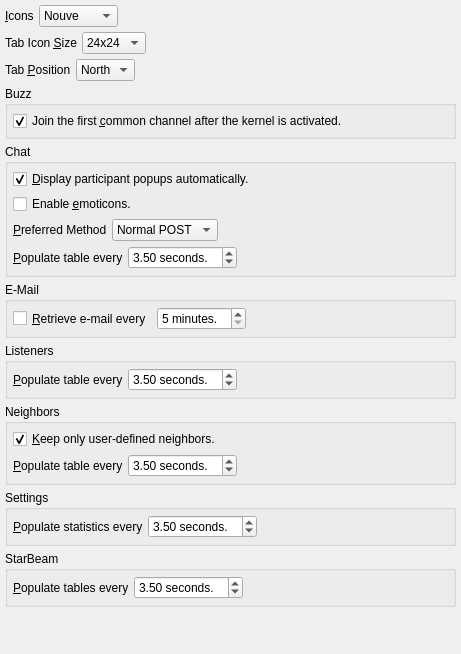
          <widget class="QWidget" name="scrollAreaWidgetContents_2">
           <property name="geometry">
            <rect>
             <x>0</x>
             <y>0</y>
             <width>461</width>
             <height>654</height>
            </rect>
           </property>
           <layout class="QVBoxLayout" name="verticalLayout_9">
            <property name="spacing">
             <number>5</number>
            </property>
            <property name="margin">
             <number>5</number>
            </property>
            <item>
             <layout class="QHBoxLayout" name="horizontalLayout_2">
              <property name="spacing">
               <number>5</number>
              </property>
              <item>
               <widget class="QLabel" name="label">
                <property name="text">
                 <string>&amp;Icons</string>
                </property>
                <property name="buddy">
                 <cstring>icons</cstring>
                </property>
               </widget>
              </item>
              <item>
               <widget class="QComboBox" name="icons">
                <property name="currentIndex">
                 <number>1</number>
                </property>
                <property name="sizeAdjustPolicy">
                 <enum>QComboBox::AdjustToContents</enum>
                </property>
                <item>
                 <property name="text">
                  <string>Everaldo</string>
                 </property>
                </item>
                <item>
                 <property name="text">
                  <string>Nouve</string>
                 </property>
                </item>
                <item>
                 <property name="text">
                  <string>Nuvola</string>
                 </property>
                </item>
               </widget>
              </item>
              <item>
               <spacer name="horizontalSpacer_2">
                <property name="orientation">
                 <enum>Qt::Horizontal</enum>
                </property>
                <property name="sizeHint" stdset="0">
                 <size>
                  <width>40</width>
                  <height>20</height>
                 </size>
                </property>
               </spacer>
              </item>
             </layout>
            </item>
            <item>
             <layout class="QHBoxLayout" name="horizontalLayout_4">
              <property name="spacing">
               <number>5</number>
              </property>
              <item>
               <widget class="QLabel" name="label_3">
                <property name="text">
                 <string>Tab Icon &amp;Size</string>
                </property>
                <property name="buddy">
                 <cstring>icons</cstring>
                </property>
               </widget>
              </item>
              <item>
               <widget class="QComboBox" name="iconsize">
                <property name="currentIndex">
                 <number>1</number>
                </property>
                <property name="sizeAdjustPolicy">
                 <enum>QComboBox::AdjustToContents</enum>
                </property>
                <item>
                 <property name="text">
                  <string>16x16</string>
                 </property>
                </item>
                <item>
                 <property name="text">
                  <string>24x24</string>
                 </property>
                </item>
                <item>
                 <property name="text">
                  <string>32x32</string>
                 </property>
                </item>
                <item>
                 <property name="text">
                  <string>64x64</string>
                 </property>
                </item>
               </widget>
              </item>
              <item>
               <spacer name="horizontalSpacer_4">
                <property name="orientation">
                 <enum>Qt::Horizontal</enum>
                </property>
                <property name="sizeHint" stdset="0">
                 <size>
                  <width>40</width>
                  <height>20</height>
                 </size>
                </property>
               </spacer>
              </item>
             </layout>
            </item>
            <item>
             <layout class="QHBoxLayout" name="horizontalLayout_3">
              <property name="spacing">
               <number>5</number>
              </property>
              <item>
               <widget class="QLabel" name="label_2">
                <property name="text">
                 <string>Tab &amp;Position</string>
                </property>
                <property name="buddy">
                 <cstring>icons</cstring>
                </property>
               </widget>
              </item>
              <item>
               <widget class="QComboBox" name="position">
                <property name="currentIndex">
                 <number>1</number>
                </property>
                <property name="sizeAdjustPolicy">
                 <enum>QComboBox::AdjustToContents</enum>
                </property>
                <item>
                 <property name="text">
                  <string>East</string>
                 </property>
                </item>
                <item>
                 <property name="text">
                  <string>North</string>
                 </property>
                </item>
                <item>
                 <property name="text">
                  <string>West</string>
                 </property>
                </item>
               </widget>
              </item>
              <item>
               <spacer name="horizontalSpacer_3">
                <property name="orientation">
                 <enum>Qt::Horizontal</enum>
                </property>
                <property name="sizeHint" stdset="0">
                 <size>
                  <width>40</width>
                  <height>20</height>
                 </size>
                </property>
               </spacer>
              </item>
             </layout>
            </item>
            <item>
             <widget class="QGroupBox" name="groupBox">
              <property name="title">
               <string>Buzz</string>
              </property>
              <layout class="QVBoxLayout" name="verticalLayout_2">
               <property name="spacing">
                <number>5</number>
               </property>
               <property name="margin">
                <number>5</number>
               </property>
               <item>
                <widget class="QCheckBox" name="buzzAutoJoin">
                 <property name="sizePolicy">
                  <sizepolicy hsizetype="Minimum" vsizetype="Preferred">
                   <horstretch>0</horstretch>
                   <verstretch>0</verstretch>
                  </sizepolicy>
                 </property>
                 <property name="text">
                  <string>Join the first &amp;common channel after the kernel is activated.</string>
                 </property>
                 <property name="checked">
                  <bool>true</bool>
                 </property>
                </widget>
               </item>
              </layout>
             </widget>
            </item>
            <item>
             <widget class="QGroupBox" name="groupBox_2">
              <property name="title">
               <string>Chat</string>
              </property>
              <layout class="QVBoxLayout" name="verticalLayout_4">
               <property name="spacing">
                <number>5</number>
               </property>
               <property name="margin">
                <number>5</number>
               </property>
               <item>
                <widget class="QCheckBox" name="displayPopups">
                 <property name="text">
                  <string>&amp;Display participant popups automatically.</string>
                 </property>
                 <property name="checked">
                  <bool>true</bool>
                 </property>
                </widget>
               </item>
               <item>
                <widget class="QCheckBox" name="enableChatEmoticons">
                 <property name="text">
                  <string>Enable &amp;emoticons.</string>
                 </property>
                </widget>
               </item>
               <item>
                <layout class="QHBoxLayout" name="horizontalLayout_5">
                 <property name="spacing">
                  <number>5</number>
                 </property>
                 <item>
                  <widget class="QLabel" name="label_9">
                   <property name="text">
                    <string>&amp;Preferred Method</string>
                   </property>
                   <property name="buddy">
                    <cstring>chatSendMethod</cstring>
                   </property>
                  </widget>
                 </item>
                 <item>
                  <widget class="QComboBox" name="chatSendMethod">
                   <property name="sizePolicy">
                    <sizepolicy hsizetype="Preferred" vsizetype="Fixed">
                     <horstretch>0</horstretch>
                     <verstretch>0</verstretch>
                    </sizepolicy>
                   </property>
                   <property name="sizeAdjustPolicy">
                    <enum>QComboBox::AdjustToContents</enum>
                   </property>
                   <item>
                    <property name="text">
                     <string>Normal POST</string>
                    </property>
                   </item>
                   <item>
                    <property name="text">
                     <string>Artificial GET</string>
                    </property>
                   </item>
                  </widget>
                 </item>
                 <item>
                  <spacer name="horizontalSpacer_5">
                   <property name="orientation">
                    <enum>Qt::Horizontal</enum>
                   </property>
                   <property name="sizeHint" stdset="0">
                    <size>
                     <width>40</width>
                     <height>20</height>
                    </size>
                   </property>
                  </spacer>
                 </item>
                </layout>
               </item>
               <item>
                <layout class="QHBoxLayout" name="horizontalLayout_98">
                 <property name="spacing">
                  <number>5</number>
                 </property>
                 <item>
                  <widget class="QLabel" name="label_121">
                   <property name="text">
                    <string>&amp;Populate table every</string>
                   </property>
                   <property name="buddy">
                    <cstring>chatUpdateInterval</cstring>
                   </property>
                  </widget>
                 </item>
                 <item>
                  <widget class="QDoubleSpinBox" name="chatUpdateInterval">
                   <property name="suffix">
                    <string> seconds.</string>
                   </property>
                   <property name="minimum">
                    <double>0.500000000000000</double>
                   </property>
                   <property name="maximum">
                    <double>10.000000000000000</double>
                   </property>
                   <property name="value">
                    <double>3.500000000000000</double>
                   </property>
                  </widget>
                 </item>
                 <item>
                  <spacer name="horizontalSpacer_68">
                   <property name="orientation">
                    <enum>Qt::Horizontal</enum>
                   </property>
                   <property name="sizeHint" stdset="0">
                    <size>
                     <width>40</width>
                     <height>20</height>
                    </size>
                   </property>
                  </spacer>
                 </item>
                </layout>
               </item>
              </layout>
             </widget>
            </item>
            <item>
             <widget class="QGroupBox" name="groupBox_6">
              <property name="title">
               <string>E-Mail</string>
              </property>
              <layout class="QVBoxLayout" name="verticalLayout_10">
               <property name="spacing">
                <number>5</number>
               </property>
               <property name="margin">
                <number>5</number>
               </property>
               <item>
                <layout class="QHBoxLayout" name="horizontalLayout_62">
                 <property name="spacing">
                  <number>5</number>
                 </property>
                 <item>
                  <widget class="QCheckBox" name="autoEmailRetrieve">
                   <property name="sizePolicy">
                    <sizepolicy hsizetype="Minimum" vsizetype="Preferred">
                     <horstretch>0</horstretch>
                     <verstretch>0</verstretch>
                    </sizepolicy>
                   </property>
                   <property name="text">
                    <string>&amp;Retrieve e-mail every</string>
                   </property>
                  </widget>
                 </item>
                 <item>
                  <widget class="QSpinBox" name="emailRetrievalInterval">
                   <property name="suffix">
                    <string> minutes.</string>
                   </property>
                   <property name="minimum">
                    <number>5</number>
                   </property>
                   <property name="maximum">
                    <number>60</number>
                   </property>
                  </widget>
                 </item>
                 <item>
                  <spacer name="horizontalSpacer_46">
                   <property name="orientation">
                    <enum>Qt::Horizontal</enum>
                   </property>
                   <property name="sizeHint" stdset="0">
                    <size>
                     <width>40</width>
                     <height>20</height>
                    </size>
                   </property>
                  </spacer>
                 </item>
                </layout>
               </item>
              </layout>
             </widget>
            </item>
            <item>
             <widget class="QGroupBox" name="groupBox_7">
              <property name="title">
               <string>Listeners</string>
              </property>
              <layout class="QVBoxLayout" name="verticalLayout_12">
               <property name="spacing">
                <number>5</number>
               </property>
               <property name="margin">
                <number>5</number>
               </property>
               <item>
                <layout class="QHBoxLayout" name="horizontalLayout_91">
                 <property name="spacing">
                  <number>5</number>
                 </property>
                 <item>
                  <widget class="QLabel" name="label_123">
                   <property name="text">
                    <string>&amp;Populate table every</string>
                   </property>
                   <property name="buddy">
                    <cstring>listenersUpdateInterval</cstring>
                   </property>
                  </widget>
                 </item>
                 <item>
                  <widget class="QDoubleSpinBox" name="listenersUpdateInterval">
                   <property name="suffix">
                    <string> seconds.</string>
                   </property>
                   <property name="minimum">
                    <double>0.500000000000000</double>
                   </property>
                   <property name="maximum">
                    <double>10.000000000000000</double>
                   </property>
                   <property name="value">
                    <double>3.500000000000000</double>
                   </property>
                  </widget>
                 </item>
                 <item>
                  <spacer name="horizontalSpacer_76">
                   <property name="orientation">
                    <enum>Qt::Horizontal</enum>
                   </property>
                   <property name="sizeHint" stdset="0">
                    <size>
                     <width>40</width>
                     <height>20</height>
                    </size>
                   </property>
                  </spacer>
                 </item>
                </layout>
               </item>
              </layout>
             </widget>
            </item>
            <item>
             <widget class="QGroupBox" name="groupBox_9">
              <property name="title">
               <string>Neighbors</string>
              </property>
              <layout class="QVBoxLayout" name="verticalLayout_14">
               <property name="spacing">
                <number>5</number>
               </property>
               <property name="margin">
                <number>5</number>
               </property>
               <item>
                <widget class="QCheckBox" name="keepOnlyUserDefinedNeighbors">
                 <property name="sizePolicy">
                  <sizepolicy hsizetype="Minimum" vsizetype="Preferred">
                   <horstretch>0</horstretch>
                   <verstretch>0</verstretch>
                  </sizepolicy>
                 </property>
                 <property name="text">
                  <string>&amp;Keep only user-defined neighbors.</string>
                 </property>
                 <property name="checked">
                  <bool>true</bool>
                 </property>
                </widget>
               </item>
               <item>
                <layout class="QHBoxLayout" name="horizontalLayout_28">
                 <property name="spacing">
                  <number>5</number>
                 </property>
                 <item>
                  <widget class="QLabel" name="label_125">
                   <property name="text">
                    <string>&amp;Populate table every</string>
                   </property>
                   <property name="buddy">
                    <cstring>neighborsUpdateInterval</cstring>
                   </property>
                  </widget>
                 </item>
                 <item>
                  <widget class="QDoubleSpinBox" name="neighborsUpdateInterval">
                   <property name="suffix">
                    <string> seconds.</string>
                   </property>
                   <property name="minimum">
                    <double>0.500000000000000</double>
                   </property>
                   <property name="maximum">
                    <double>10.000000000000000</double>
                   </property>
                   <property name="value">
                    <double>3.500000000000000</double>
                   </property>
                  </widget>
                 </item>
                 <item>
                  <spacer name="horizontalSpacer_25">
                   <property name="orientation">
                    <enum>Qt::Horizontal</enum>
                   </property>
                   <property name="sizeHint" stdset="0">
                    <size>
                     <width>40</width>
                     <height>20</height>
                    </size>
                   </property>
                  </spacer>
                 </item>
                </layout>
               </item>
              </layout>
             </widget>
            </item>
            <item>
             <widget class="QGroupBox" name="groupBox_12">
              <property name="title">
               <string>Settings</string>
              </property>
              <layout class="QVBoxLayout" name="verticalLayout_17">
               <property name="spacing">
                <number>5</number>
               </property>
               <property name="margin">
                <number>5</number>
               </property>
               <item>
                <layout class="QHBoxLayout" name="horizontalLayout_64">
                 <property name="spacing">
                  <number>5</number>
                 </property>
                 <item>
                  <widget class="QLabel" name="label_127">
                   <property name="text">
                    <string>&amp;Populate statistics every</string>
                   </property>
                   <property name="buddy">
                    <cstring>kernelUpdateInterval</cstring>
                   </property>
                  </widget>
                 </item>
                 <item>
                  <widget class="QDoubleSpinBox" name="kernelUpdateInterval">
                   <property name="suffix">
                    <string> seconds.</string>
                   </property>
                   <property name="minimum">
                    <double>0.500000000000000</double>
                   </property>
                   <property name="maximum">
                    <double>10.000000000000000</double>
                   </property>
                   <property name="value">
                    <double>3.500000000000000</double>
                   </property>
                  </widget>
                 </item>
                 <item>
                  <spacer name="horizontalSpacer_78">
                   <property name="orientation">
                    <enum>Qt::Horizontal</enum>
                   </property>
                   <property name="sizeHint" stdset="0">
                    <size>
                     <width>40</width>
                     <height>20</height>
                    </size>
                   </property>
                  </spacer>
                 </item>
                </layout>
               </item>
              </layout>
             </widget>
            </item>
            <item>
             <widget class="QGroupBox" name="groupBox_14">
              <property name="title">
               <string>StarBeam</string>
              </property>
              <layout class="QVBoxLayout" name="verticalLayout_20">
               <property name="spacing">
                <number>5</number>
               </property>
               <property name="margin">
                <number>5</number>
               </property>
               <item>
                <layout class="QHBoxLayout" name="horizontalLayout_82">
                 <property name="spacing">
                  <number>5</number>
                 </property>
                 <item>
                  <widget class="QLabel" name="label_129">
                   <property name="text">
                    <string>&amp;Populate tables every</string>
                   </property>
                   <property name="buddy">
                    <cstring>starbeamUpdateInterval</cstring>
                   </property>
                  </widget>
                 </item>
                 <item>
                  <widget class="QDoubleSpinBox" name="starbeamUpdateInterval">
                   <property name="suffix">
                    <string> seconds.</string>
                   </property>
                   <property name="minimum">
                    <double>0.500000000000000</double>
                   </property>
                   <property name="maximum">
                    <double>10.000000000000000</double>
                   </property>
                   <property name="value">
                    <double>3.500000000000000</double>
                   </property>
                  </widget>
                 </item>
                 <item>
                  <spacer name="horizontalSpacer_66">
                   <property name="orientation">
                    <enum>Qt::Horizontal</enum>
                   </property>
                   <property name="sizeHint" stdset="0">
                    <size>
                     <width>40</width>
                     <height>20</height>
                    </size>
                   </property>
                  </spacer>
                 </item>
                </layout>
               </item>
              </layout>
             </widget>
            </item>
            <item>
             <spacer name="verticalSpacer">
              <property name="orientation">
               <enum>Qt::Vertical</enum>
              </property>
              <property name="sizeHint" stdset="0">
               <size>
                <width>20</width>
                <height>40</height>
               </size>
              </property>
             </spacer>
            </item>
           </layout>
          </widget>
